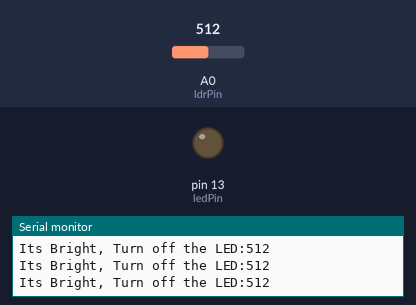
The sketch below on a simulated Arduino Uno, built with avr-gcc and run on an emulated ATmega328P. On the bench: output pins drawn as LEDs (lit = HIGH), the last lines printed to the serial monitor. The inputs (shaded band) are chosen by the test bench; at power-on: A0 (ldrPin) = 512.

Above: at 1.2 s.
1.3 s: A0 (ldrPin) set to 416
4.3 s: A0 (ldrPin) set to 384
At 4.6 s:
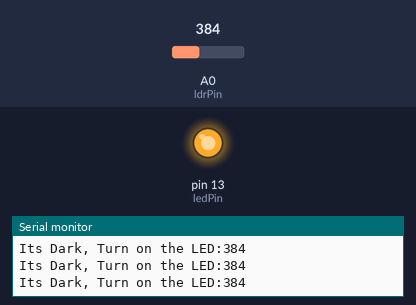
5.8 s: A0 (ldrPin) set to 410
At 6.4 s:
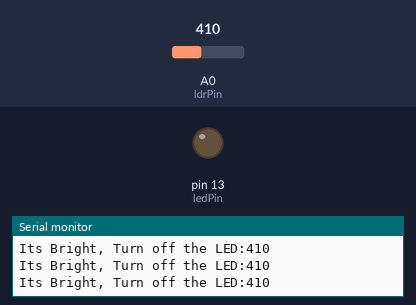
Timing chart, 0 to 8.8 s (numbered marks = the images above; inputs shaded):
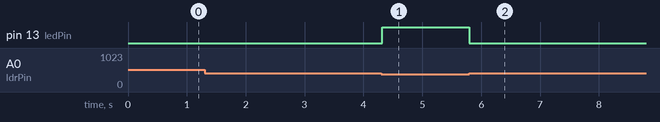

Measured:
- the behaviour switches between 401 and 400 on A0 (ldrPin) (found by bisection; images 0 and 1)
- after the input at 4.3 s, pin 13 (ledPin): LOW → HIGH at once
- after the input at 5.8 s, pin 13 (ledPin): HIGH → LOW at once

The sketch:

ldr.ino
```cpp
const int ledPin = 13;
const int ldrPin = A0;
void setup() {
  Serial.begin(9600);
  pinMode(ledPin, OUTPUT);
  pinMode(ldrPin, INPUT);
}

void loop() {
  int ldrStatus = analogRead(ldrPin);

  if (ldrStatus <= 400)
  {
    digitalWrite(ledPin, 255);
    Serial.print("Its Dark, Turn on the LED:");
    Serial.println(ldrStatus);

  }
  else
  {
    digitalWrite(ledPin, 0);
    Serial.print("Its Bright, Turn off the LED:");
    Serial.println(ldrStatus);
  }

}
```
